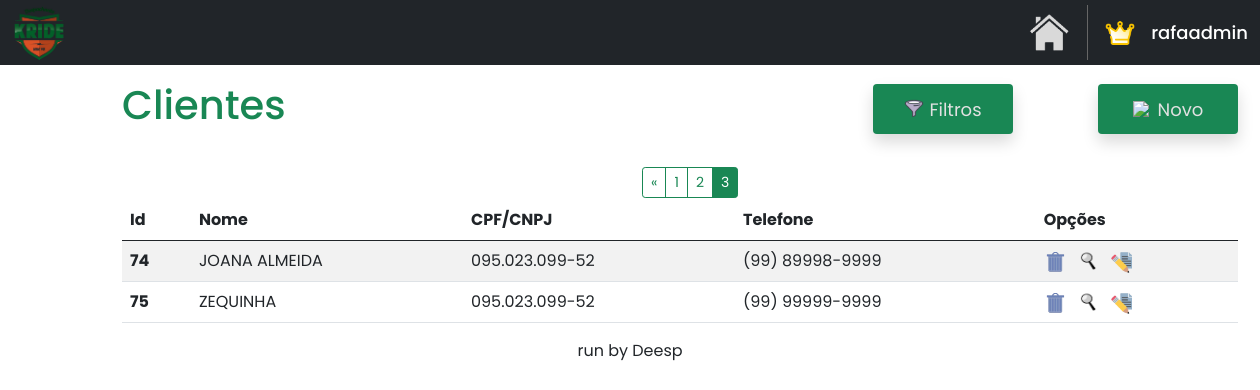
Page /home/clientes?page=3 (signed in) on the earlier database version.
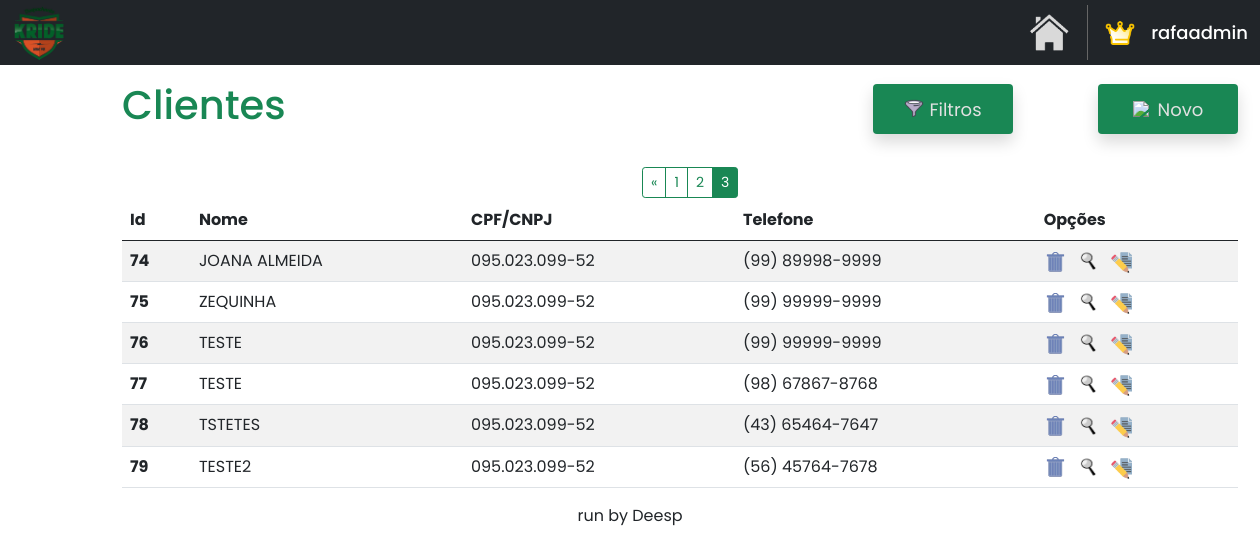
Same page on the later database version.
### clientes/models.py (models this page shows)
class Cliente(models.Model):
    name = models.CharField(max_length=40)
    cpf_cnpj = models.CharField(max_length=25)
    telefone = models.CharField(max_length=25)
    cep = models.CharField(max_length=50, default='')
    bairro = models.CharField(max_length=30, default='')
    estado = models.CharField(max_length=30, default='')
    cidade = models.CharField(max_length=25, default='')
    numero = models.CharField(max_length=10, default='')
    email = models.EmailField(max_length=100, null=True, blank=True)
    data_criacao = models.DateTimeField(auto_now_add=True)

### clientes/views.py (the view)
# urls.py: path('clientes', clienteviews.clientes, name='clientes'),
@login_required
def clientes(request):
    return paginacao(request)

### clientes/views.py (called while the page is built)
@login_required
def paginacao(request):
    clientes = Cliente.objects.all().values('id', 'name', 'cpf_cnpj', 'telefone')
    clientes_paginados = Paginator(clientes, 15)
    page_num = request.GET.get('page')
    clientes = clientes_paginados.get_page(page_num)
    return render(request, 'clientes.html', {'clientes': clientes})

### clientes/templates/clientes.html (shortened to what the changed rows need)
{% extends "base.html" %}
{% load static %}
{% block content %}
<!DOCTYPE html>
<html lang="en">
<head>
    <link href="https://cdn.jsdelivr.net/npm/bootstrap@5.0.2/dist/css/bootstrap.min.css" rel="stylesheet">
</head>
<body>
    <div class="container mt-3 custom-container">
        <div class="d-flex justify-content-start align-items-center">
            <h1 class="me-auto text-success">Clientes</h1>
        </div>
        {% if clientes.has_other_pages %}
            <div class="btn-group" role="group" aria-label="Item pagination" style="margin-left: 520px; margin-top: 30px; margin-bottom: -14px;">
                {% if clientes.has_previous %}
                    <a href="?page={{ clientes.previous_page_number }}" class="btn btn-outline-success btn-sm">&laquo;</a>
                {% endif %}
                {% for page_number in clientes.paginator.page_range %}
                    {% if page_number == 1 or page_number == clientes.paginator.num_pages %}
                        <a href="?page={{ page_number }}"
                        class="btn btn-outline-success btn-sm {% if page_number == clientes.number %}active{% endif %}">
                            {{ page_number }}
                        </a>
                    {% elif page_number >= clientes.number|add:'-1' and page_number <= clientes.number|add:'1' %}
                        <a href="?page={{ page_number }}"
                        class="btn btn-outline-success btn-sm {% if page_number == clientes.number %}active{% endif %}">
                            {{ page_number }}
                        </a>
                    {% elif page_number == clientes.number|add:'-2' or page_number == clientes.number|add:'2' %}
                        <span class="btn btn-outline-success btn-sm">...</span>
                    {% endif %}
                {% endfor %}
            </div>
        {% endif %}
        <table class="table table-striped mt-3">
            <thead>
                <tr>
                    <th scope="col">Id</th>
                    <th scope="col">Nome</th>
                    <th scope="col">CPF/CNPJ</th>
                    <th scope="col">Telefone</th>
                    <th scope="col">Opções</th>
                </tr>
            </thead>
            <tbody id="tbodyClientes">
                {% for cliente in clientes %}
                    <tr>
                        <th>{{cliente.id}}</th>
                        <td>{{cliente.name|upper}}</td>
                        <td>{{cliente.cpf_cnpj}}</td>
                        <td>{{cliente.telefone}}</td>
                        <td>
                            <div style="display: flex; gap: 10px;">
                                <a href="#" class="delete-button" data-toggle="modal" data-target="#confirmDeleteModal" data-url="{% url 'excluir_cliente' cliente.id %}" title="EXCLUIR">
                                    <img src="{% static 'index/images/excluir.png' %}" style="width: 24px; height: 22px;">
                                </a>
                                <a href="{% url 'consultar_cliente' cliente.id %}" title="CONSULTAR">
                                    <img src="{% static 'index/images/consultar.png' %}" style="width: 22px; height: 23px;">
                                </a>
                                <a href="{% url 'editar_cliente' cliente.id %}" title="EDITAR">
                                    <img src="{% static 'index/images/editar.png' %}" style="width: 22px; height: 23px;">
                                </a>
                            </div>
                        </td>
                    </tr>
                {% endfor %}
            </tbody>
        </table>
    </div>
</body>
</html>
{% endblock %}

Differences in the rows shown:
added Cliente: id "76", name "TESTE", cpf_cnpj "095.023.099-52", telefone "(99) 99999-9999"
added Cliente: id "77", name "TESTE", cpf_cnpj "095.023.099-52", telefone "(98) 67867-8768"
added Cliente: id "78", name "TSTETES", cpf_cnpj "095.023.099-52", telefone "(43) 65464-7647"
added Cliente: id "79", name "TESTE2", cpf_cnpj "095.023.099-52", telefone "(56) 45764-7678"
